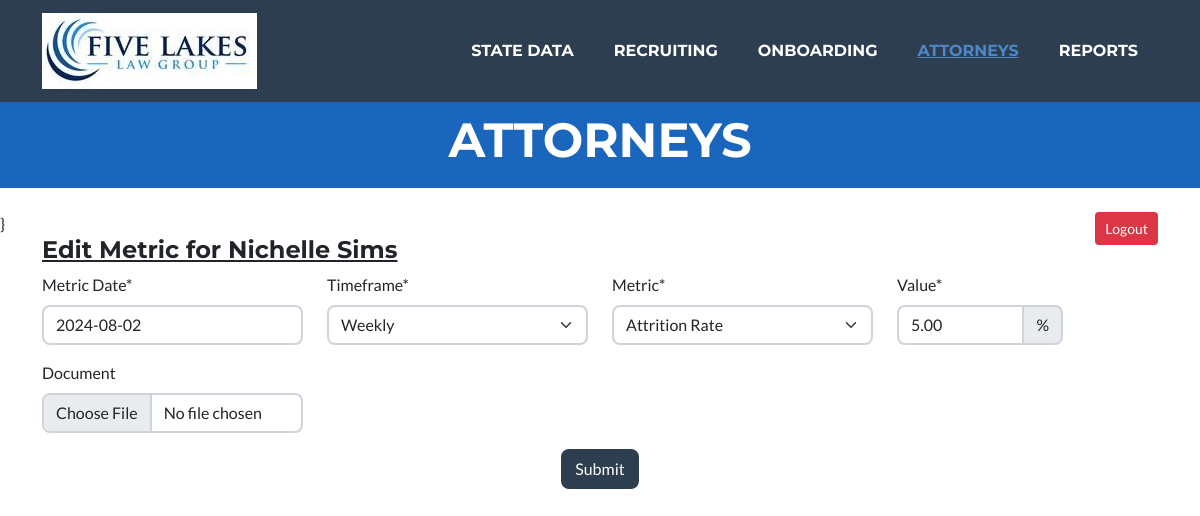
The page /attorneys/edit_metric/30/238/ (signed in) on the database its author committed.
### attorneys/models.py (models this page shows, shortened)
class Employee(models.Model):
    class Meta:
        verbose_name = "Employee"
        verbose_name_plural = "Employees"
    states = State.objects.order_by('state_abbrev')
    STATE_CHOICES = []
    for state in states:
        each_state = (state.state_abbrev, state.state_abbrev)
        STATE_CHOICES.append(each_state)
    states_list = State.objects.all().order_by('manager')
    temp_list = []
    for state in states_list:
        temp_list.append(state.manager)
    manager_list = list(OrderedDict.fromkeys(temp_list))
    MANAGER_OPTIONS = []
    for manager in manager_list:
        each_manager = (manager, manager)
        MANAGER_OPTIONS.append(each_manager)
    EMPLOYMENT_OPTIONS = [
        ('Full-Time', 'Full-Time'),
        ('Part-Time', 'Part-Time'),
        ('Of Counsel', 'Of Counsel'),
        ('Floater', 'Floater'),
    ]
    SOURCE_OPTIONS = [
        ('Indeed', 'Indeed'),
        ('Linked In', 'Linked In'),
        ('Recruiter', 'Recruiter'),
        ('Employee Referral', 'Employee Referral'),
    ]
    FIRM_OPTIONS = [
        ('Huron Law Group', 'Huron Law Group'),
        ('Five Lakes Law Group', 'Five Lakes Law Group'),
    ]
    GENDER_CHOICES = [
        ('Male', 'Male'),
        ('Female', 'Female')
    ]
    STEP_CHOICES = [
        ('New Resume', 'New Resume'),
        ('Interview1', 'Interview1'),
        ('Interview2', 'Interview2'),
        ('Final', 'Final'),
        ('Open File', 'Open File')
    ]
    PRIORITY_CHOICES = [
        ('Critical', 'Critical'),
        ('High', 'High'),
        ('Medium', 'Medium'),
        ('Low', 'Low'),
    ]
    employee_id = models.BigAutoField("Employee ID", primary_key=True)
    is_active = models.BooleanField("Is Active", default=True, blank=True, null=True)
    state_abbrev = models.CharField("State", max_length=25,
        choices = STATE_CHOICES, blank=False, null=True)
    position = models.CharField("Position", max_length=25,
        choices = EMPLOYMENT_OPTIONS, blank=True, null=False, default="Full-Time")
    salary = models.CharField("Salary", max_length=10, default = "80,000", blank=False, null=False)
    manager = models.CharField("Manager", max_length=50,
        choices = MANAGER_OPTIONS, blank=True, null=False, default="")
    gender = models.CharField("Gender", max_length=10,
        choices = GENDER_CHOICES, blank=False, null=True)
    first_name = models.CharField("First Name", max_length=25, blank=False, null=False)
    middle_name = models.CharField("Middle Name", max_length=25, blank=True, null=False)
    last_name = models.CharField("Last Name", max_length=25, blank=False, null=False)
    phone = models.CharField("Phone Number", max_length=15, blank=True, null=True)
    email = models.EmailField("Email", max_length=254, blank=True, null=True)
    five_lakes_firm = models.BooleanField("Five Lakes Law Group", default=True)
    huron_firm = models.BooleanField("Huron Law Group", default=False)
    resume = models.FileField(upload_to='resumes/', blank=True, null=True)
    hire_date = models.DateField("Start Date", max_length=255, blank=True, null=True)
    start_date = models.DateField("Start Date", max_length=255, blank=True, null=True)
    onboarding_step = models.CharField("Last Name", max_length=50, blank=True, null=True)
    onboarding_complete = models.BooleanField("Onboarding Complete", default=False)
    priority = models.CharField("Criticality Level", max_length=10,
        choices = PRIORITY_CHOICES, default="Low", blank=False, null=True)
    prev_page = models.CharField("Last Name", max_length=100, blank=True, null=True)

class Metrics_Model(models.Model):
    class Meta:
        verbose_name = "Metrics"
        verbose_name_plural = "Metrics"
    TIMEFRAME_CHOICES = [
        ('Daily', 'Daily'),
        ('Weekly', 'Weekly'),
        ('Monthly', 'Monthly'),
        ('Quarter', 'Quarterly'),
        ('Annual', 'Annual'),
    ]
    METRIC_CHOICES = [
        ('Attrition Rate', 'Attrition Rate'),
        ('Quality Assurance', 'Quality Assurance'),
        ('Bandwidth', 'Bandwidth'),
        ('Call Timeliness', 'Call Timeliness'),
        ('Missing Dispo Codes', 'Missing Dispo Codes'),
        ('Review Completion', 'Review Completion'),
        ('EA Completion', 'EA Completion'),
        ('Pro Se Answer Reviews', 'Pro Se Answer Reviews'),
        ('Other', 'Other'),
    ]
    employee_id = models.ForeignKey(Employee, on_delete=models.CASCADE)
    date = models.DateField("Metric Date", max_length=25, blank=False, null=True)
    timeframe = models.CharField("Timeframe", max_length=25, choices = TIMEFRAME_CHOICES,
                blank=False, null=True)
    metric = models.CharField("Metric", max_length=25, choices = METRIC_CHOICES,
                blank=False, null=True)
    other_description = models.CharField("Metric", max_length=50, blank=True, null=True)
    value = models.DecimalField("Value", decimal_places=2, max_digits=5, blank=False, null=True, )
    document = models.FileField(upload_to='Metrics/', blank=True, null=True)

### attorneys/views.py (the view)
# urls.py: path('edit_metric/<employee>/<pk>/', views.edit_metric, name="edit_metric"),
@login_required(login_url=reverse_lazy('login'))
def edit_metric(request, pk=None, employee=None):
    context = {'title': 'Edit Metric'}
    attorney_data = Employee.objects.get(employee_id=employee)
    context.update({'attorney': attorney_data})
    if request.method == "POST":
        form = Metric_Form(request.POST, request.FILES)
        form.instance.id = pk
        form.instance.employee_id_id = employee
        if form.is_valid():
            form.save()
        return HttpResponseRedirect(reverse_lazy('attorney_data', kwargs={'pk': employee}), context)
    else:
        metric_instance = Metrics_Model.objects.get(id=pk, employee_id=employee)
        metricForm = Metric_Form(instance=metric_instance)
        context.update({'metricForm': metricForm})
    return render(request, 'templates/attorneys/edit_metric.html', context)

### attorneys/forms.py
class Metric_Form(ModelForm):
    class Meta:
        model = Metrics_Model
        fields = ('date', 'metric', 'other_description', 'value', 'document', 'timeframe',)
        widgets = {
            'date': DatePickerInput()
        }
    def __init__(self, *args, **kwargs):
        super().__init__(*args, **kwargs)
        self.helper = FormHelper(self)
        self.helper.form_tag = False
        self.helper.form_method = 'post'
        self.helper.layout = Layout(
            Row(
                Column('date',
                       css_class='form-group col-md-3 mb-0'),
                Column('timeframe',
                       css_class='form-group col-md-3 mb-0'),
                Column('metric',
                       css_class='form-group col-md-3 mb-0'),
                Column(AppendedText('value', '%'),
                       css_class='form-group col-md-2 mb-0'),
                Column('document',
                       css_class='form-group col-md-3 mb-0'),
                ),
            )

### FiveLakes/templates/attorneys/edit_metric.html (shortened to what this page needs)
{% extends 'templates/index.html' %}
{% load crispy_forms_tags %}
{% load static %}
{% block menu %}
<div class="collapse navbar-collapse" id="navbarResponsive">
    <ul class="navbar-nav ms-auto">
        <li class="nav-item mx-0 mx-lg-1"><a class="nav-link py-3 px-0 px-lg-3 rounded" href="{% url 'states' %}">State Data</a></li>
        <li class="nav-item mx-0 mx-lg-1"><a class="nav-link py-3 px-0 px-lg-3 rounded" href="{% url 'recruiting' %}">Recruiting</a></li>
        <li class="nav-item mx-0 mx-lg-1"><a class="nav-link py-3 px-0 px-lg-3 rounded" href="{% url 'onboarding' %}">Onboarding</a></li>
        <li class="nav-item mx-0 mx-lg-1"><a class="nav-link py-3 px-0 px-lg-3 rounded active" href="{% url 'attorneys' %}">Attorneys</a></li>
        <li class="nav-item mx-0 mx-lg-1"><a class="nav-link py-3 px-0 px-lg-3 rounded" href="#reports">Reports</a></li>
    </ul>
</div>
{% endblock menu %}
{% block header %}
<header class="masthead bg-primary text-white text-center">
    <div class="container d-flex align-items-center flex-column">
        <h4 class="masthead-heading text-uppercase mb-0">Attorneys</h4>
    </div>
</header>
{% endblock header %}
{% block content %}}
    <div class="container">
        <h4><u>{{ title }} for {{ attorney.first_name }} {{ attorney.last_name }}</u></h4>
    </div>
    <div class="container">
      <form method="post" enctype="multipart/form-data">
        <div class="form-selection">
            {% crispy metricForm %}
        </div>
        <div style="text-align: center">
            <button type="submit" class="btn btn-secondary">Submit</button>
        </div>
      </form>
{% endblock content %}

### rows shown on the page
Employee: first_name "Nichelle", last_name "Sims"
Metrics_Model: date "2024-08-02", timeframe "Weekly", metric "Attrition Rate", value "5.00"

### other values the page prints
{{ title }} "Edit Metric"
